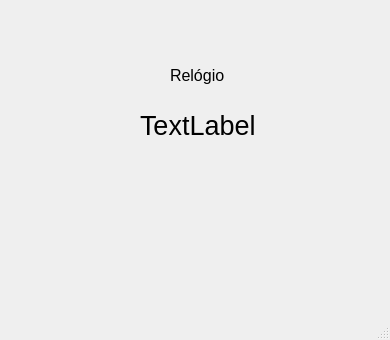
<?xml version="1.0" encoding="UTF-8"?>
<ui version="4.0">
 <class>MainWindow</class>
 <widget class="QMainWindow" name="MainWindow">
  <property name="geometry">
   <rect>
    <x>0</x>
    <y>0</y>
    <width>390</width>
    <height>340</height>
   </rect>
  </property>
  <property name="windowTitle">
   <string>MainWindow</string>
  </property>
  <widget class="QWidget" name="centralwidget">
   <widget class="QLabel" name="label">
    <property name="geometry">
     <rect>
      <x>140</x>
      <y>100</y>
      <width>141</width>
      <height>51</height>
     </rect>
    </property>
    <property name="font">
     <font>
      <pointsize>20</pointsize>
     </font>
    </property>
    <property name="text">
     <string>TextLabel</string>
    </property>
   </widget>
   <widget class="QLabel" name="label_2">
    <property name="geometry">
     <rect>
      <x>170</x>
      <y>50</y>
      <width>61</width>
      <height>51</height>
     </rect>
    </property>
    <property name="font">
     <font>
      <pointsize>12</pointsize>
     </font>
    </property>
    <property name="text">
     <string>Relógio</string>
    </property>
   </widget>
  </widget>
  <widget class="QMenuBar" name="menubar">
   <property name="geometry">
    <rect>
     <x>0</x>
     <y>0</y>
     <width>390</width>
     <height>21</height>
    </rect>
   </property>
  </widget>
  <widget class="QStatusBar" name="statusbar"/>
 </widget>
 <resources/>
 <connections/>
</ui>
